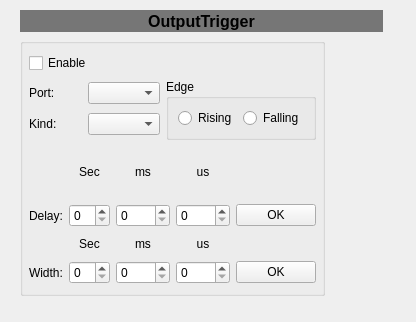
<?xml version="1.0" encoding="UTF-8"?>
<ui version="4.0">
 <class>CamOutputTrigger</class>
 <widget class="QWidget" name="CamOutputTrigger">
  <property name="geometry">
   <rect>
    <x>0</x>
    <y>0</y>
    <width>416</width>
    <height>322</height>
   </rect>
  </property>
  <property name="windowTitle">
   <string>Form</string>
  </property>
  <widget class="QWidget" name="gridLayoutWidget">
   <property name="geometry">
    <rect>
     <x>20</x>
     <y>10</y>
     <width>363</width>
     <height>286</height>
    </rect>
   </property>
   <layout class="QGridLayout" name="gridLayout_2">
    <item row="0" column="0" colspan="2">
     <widget class="QLabel" name="labnTitle">
      <property name="sizePolicy">
       <sizepolicy hsizetype="Minimum" vsizetype="Fixed">
        <horstretch>0</horstretch>
        <verstretch>0</verstretch>
       </sizepolicy>
      </property>
      <property name="minimumSize">
       <size>
        <width>0</width>
        <height>22</height>
       </size>
      </property>
      <property name="font">
       <font>
        <pointsize>12</pointsize>
        <weight>75</weight>
        <bold>true</bold>
       </font>
      </property>
      <property name="styleSheet">
       <string notr="true">background-color: rgb(118, 118, 118);</string>
      </property>
      <property name="text">
       <string>OutputTrigger</string>
      </property>
      <property name="alignment">
       <set>Qt::AlignCenter</set>
      </property>
     </widget>
    </item>
    <item row="1" column="0" rowspan="2">
     <widget class="QGroupBox" name="groupBox">
      <property name="title">
       <string/>
      </property>
      <layout class="QGridLayout" name="gridLayout_6">
       <property name="leftMargin">
        <number>6</number>
       </property>
       <property name="rightMargin">
        <number>6</number>
       </property>
       <item row="1" column="0">
        <layout class="QGridLayout" name="gridLayout">
         <item row="0" column="1">
          <widget class="QComboBox" name="comboBoxPort"/>
         </item>
         <item row="0" column="0">
          <widget class="QLabel" name="labelPort">
           <property name="text">
            <string>Port:</string>
           </property>
          </widget>
         </item>
         <item row="1" column="0">
          <widget class="QLabel" name="labelKind">
           <property name="text">
            <string>Kind:</string>
           </property>
          </widget>
         </item>
         <item row="1" column="1">
          <widget class="QComboBox" name="comboBoxKind"/>
         </item>
        </layout>
       </item>
       <item row="0" column="0">
        <widget class="QCheckBox" name="checkBoxEnable">
         <property name="text">
          <string>Enable</string>
         </property>
        </widget>
       </item>
       <item row="1" column="1">
        <widget class="QGroupBox" name="groupBox_3">
         <property name="title">
          <string>Edge</string>
         </property>
         <layout class="QGridLayout" name="gridLayout_4">
          <item row="0" column="0">
           <layout class="QHBoxLayout" name="horizontalLayout">
            <item>
             <widget class="QRadioButton" name="rbRising">
              <property name="text">
               <string>Rising</string>
              </property>
             </widget>
            </item>
            <item>
             <widget class="QRadioButton" name="rbFalling">
              <property name="text">
               <string>Falling</string>
              </property>
             </widget>
            </item>
           </layout>
          </item>
         </layout>
        </widget>
       </item>
       <item row="2" column="0" colspan="2">
        <layout class="QGridLayout" name="gridLayout_3">
         <item row="0" column="1">
          <widget class="QLabel" name="labnSec">
           <property name="text">
            <string>Sec</string>
           </property>
           <property name="alignment">
            <set>Qt::AlignCenter</set>
           </property>
          </widget>
         </item>
         <item row="1" column="4">
          <widget class="QPushButton" name="pbOk">
           <property name="text">
            <string>OK</string>
           </property>
          </widget>
         </item>
         <item row="1" column="3">
          <widget class="QSpinBox" name="spbUs">
           <property name="maximum">
            <number>1000</number>
           </property>
          </widget>
         </item>
         <item row="0" column="2">
          <widget class="QLabel" name="labnMs">
           <property name="text">
            <string>ms</string>
           </property>
           <property name="alignment">
            <set>Qt::AlignCenter</set>
           </property>
          </widget>
         </item>
         <item row="1" column="0">
          <widget class="QLabel" name="labnDelay">
           <property name="text">
            <string>Delay:</string>
           </property>
          </widget>
         </item>
         <item row="0" column="3">
          <widget class="QLabel" name="labnUs">
           <property name="text">
            <string>us</string>
           </property>
           <property name="alignment">
            <set>Qt::AlignCenter</set>
           </property>
          </widget>
         </item>
         <item row="1" column="1">
          <widget class="QSpinBox" name="spbSec">
           <property name="maximum">
            <number>10</number>
           </property>
          </widget>
         </item>
         <item row="1" column="2">
          <widget class="QSpinBox" name="spbMs">
           <property name="maximum">
            <number>1000</number>
           </property>
          </widget>
         </item>
         <item row="2" column="0" colspan="5">
          <layout class="QGridLayout" name="gridLayout_5">
           <item row="1" column="1">
            <widget class="QSpinBox" name="spinBoxWSec">
             <property name="maximum">
              <number>10</number>
             </property>
            </widget>
           </item>
           <item row="1" column="2">
            <widget class="QSpinBox" name="spinBoxWMs">
             <property name="maximum">
              <number>1000</number>
             </property>
            </widget>
           </item>
           <item row="0" column="2">
            <widget class="QLabel" name="labnWMs">
             <property name="text">
              <string>ms</string>
             </property>
             <property name="alignment">
              <set>Qt::AlignCenter</set>
             </property>
            </widget>
           </item>
           <item row="1" column="0">
            <widget class="QLabel" name="labelWidth">
             <property name="text">
              <string>Width:</string>
             </property>
            </widget>
           </item>
           <item row="1" column="3">
            <widget class="QSpinBox" name="spinBoxWUs">
             <property name="maximum">
              <number>1000</number>
             </property>
            </widget>
           </item>
           <item row="0" column="1">
            <widget class="QLabel" name="labnWSec">
             <property name="text">
              <string>Sec</string>
             </property>
             <property name="alignment">
              <set>Qt::AlignCenter</set>
             </property>
            </widget>
           </item>
           <item row="0" column="3">
            <widget class="QLabel" name="labnWUs">
             <property name="text">
              <string>us</string>
             </property>
             <property name="alignment">
              <set>Qt::AlignCenter</set>
             </property>
            </widget>
           </item>
           <item row="1" column="4">
            <widget class="QPushButton" name="pbWOk">
             <property name="text">
              <string>OK</string>
             </property>
            </widget>
           </item>
          </layout>
         </item>
        </layout>
       </item>
      </layout>
     </widget>
    </item>
   </layout>
  </widget>
 </widget>
 <resources/>
 <connections/>
</ui>
